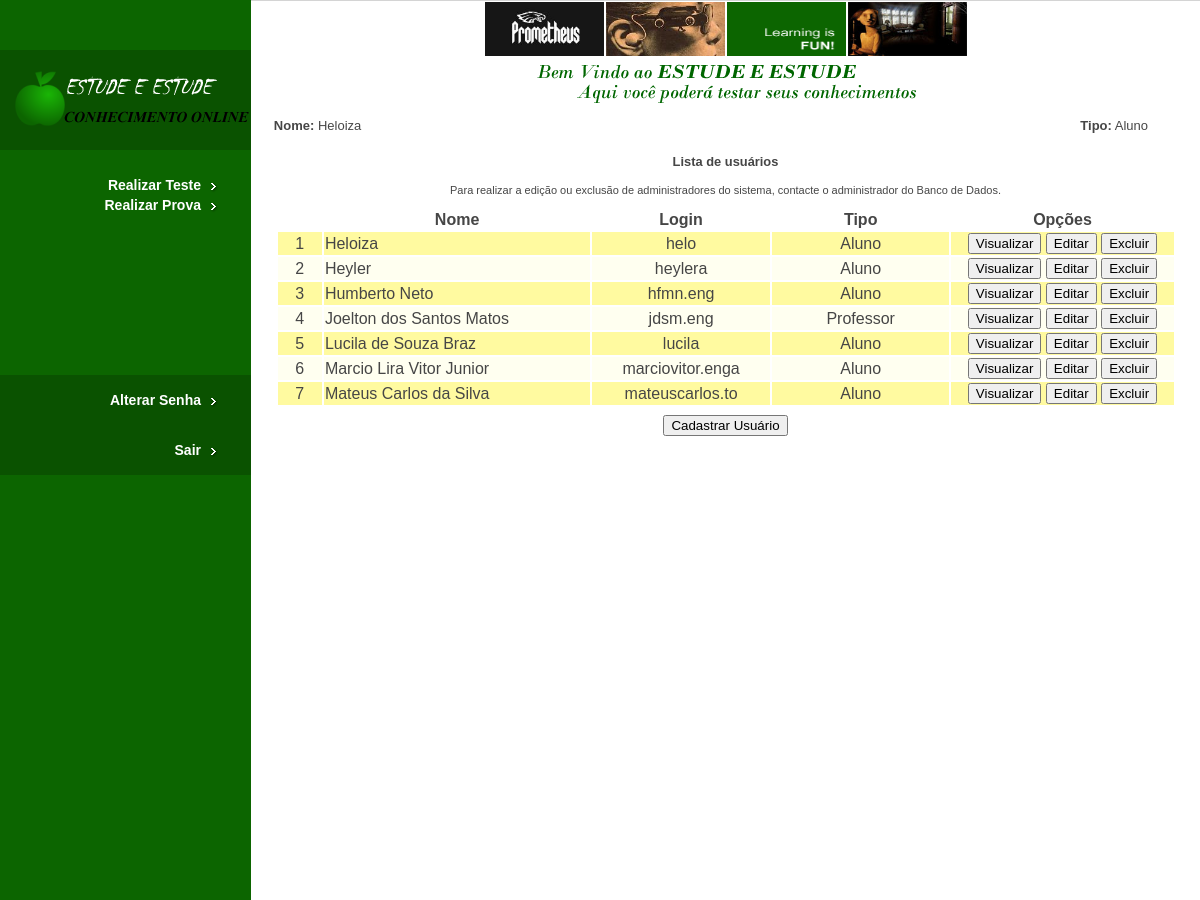
Page /sistema_daniel_joelton/usuario_lista.php (signed in, upper part) on the earlier database version.
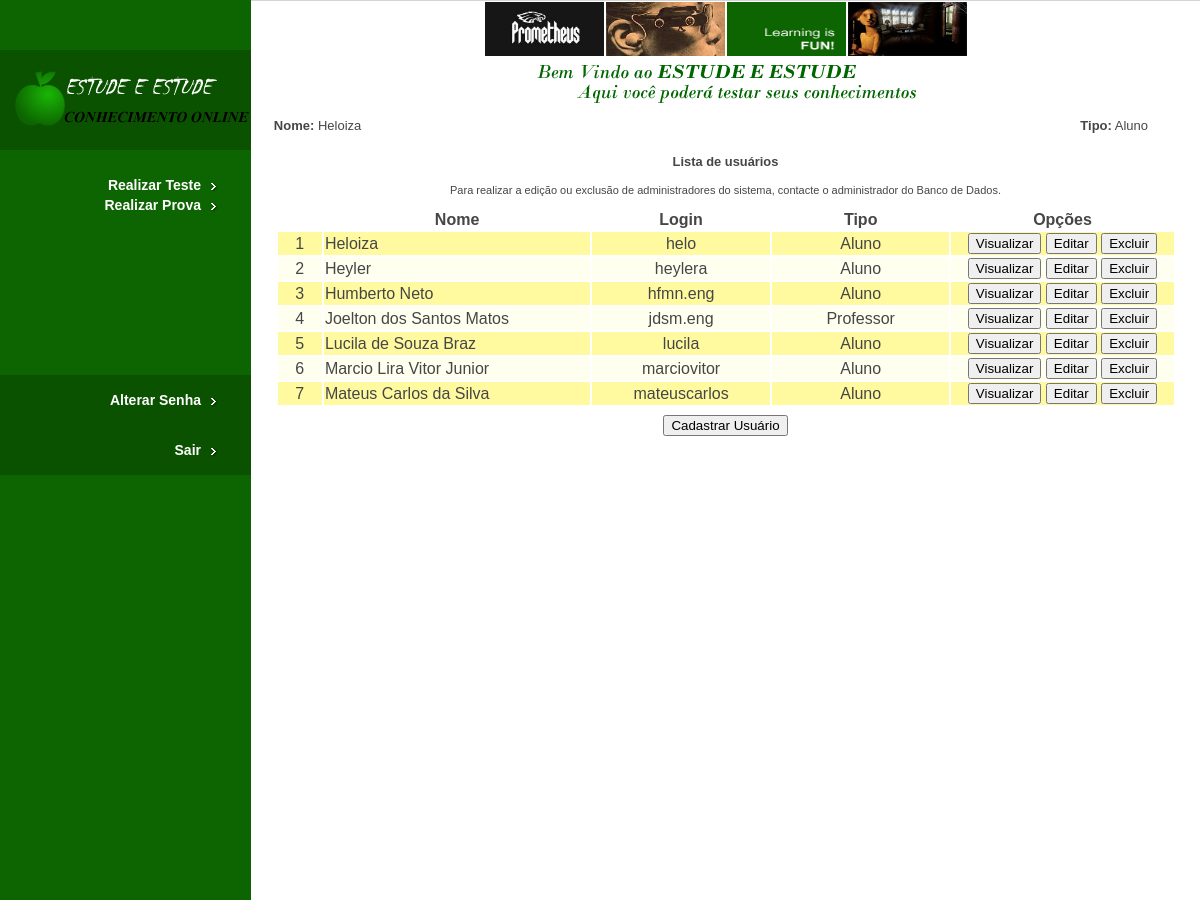
Same page on the later database version.
### tables this page shows
CREATE TABLE IF NOT EXISTS `usuario` (
  `login` varchar(25) NOT NULL,
  `login_administrador` varchar(25) DEFAULT NULL,
  `tipo_usuario` int(1) DEFAULT NULL,
  `senha` varchar(50) NOT NULL,
  `nome` varchar(50) NOT NULL,
  `data_nascimento` date NOT NULL,
  `email` varchar(50) NOT NULL,
  `telefone_ddd` int(2) NOT NULL,
  `telefone` int(8) NOT NULL,
  `celular_1_ddd` int(2) NOT NULL,
  `celular_1` int(8) NOT NULL,
  `celular_2_ddd` int(2) DEFAULT NULL,
  `celular_2` int(8) DEFAULT NULL,
  `end_rua` varchar(50) NOT NULL,
  `end_numero` int(5) DEFAULT NULL,
  `end_cep` int(8) NOT NULL,
  `end_bairro` varchar(50) NOT NULL,
  `end_cidade` varchar(100) NOT NULL,
  `end_estado` varchar(2) NOT NULL,
  `end_complemento` varchar(50) DEFAULT NULL,
  `data_cadastro` date NOT NULL,
  `hora_cadastro` time NOT NULL,
  PRIMARY KEY (`login`),
  UNIQUE KEY `email` (`email`),
  KEY `login_administrador` (`login_administrador`),
  KEY `tipo_usuario` (`tipo_usuario`),
  KEY `end_cidade` (`end_cidade`)
);

### sistema_daniel_joelton/usuario_lista.php (the view, shortened to what this page needs)
<?php
if (isset($_SESSION['logado']) &&($_SESSION['logado'] != 0)){
	?>
<html>
<head>
<link href="css/style.css" rel="stylesheet" type="text/css" />
</head>
<body>
<div id="leftMain"><a href="home.php"><img src="images/logo.png"
	alt="Estude e Estude" border="0" /></a>
<div id="navbar">
<ul>
<?php
echo '<li><a href="teste_questao.php">Realizar Teste</a></li>';
echo '<li><a href="prova_gerar.php">Realizar Prova</a></li>';
?>
</ul>
</div>
<div id="navbarAlt">
<ul>
	<li><a href="senha.php">Alterar Senha</a></li>
</ul>
<ul>
	<li><a href="logout.php">Sair</a></li>
</ul>
</div>
</div>
<div id="mainphotos">
<center><img src="images/picture1.jpg" alt="Photo 1" width="119"
	height="54" /><img src="images/picture2.jpg" alt="Photo 2" width="119"
	height="54" /><img src="images/learning-is-fun.gif"
	alt="Learning is Fun" width="119" height="54" /><img
	src="images/picture3.jpg" alt="Photo 3" width="119" height="54" /></center>
<center><img src="images/welcome.png" alt="Welcome" /></center>
<table align="left" width="900px">
	<tr align="left">
		<td width="2%"></td>
		<td align="left"><font size=2><?php
		echo '<b>Nome:</b> ' . $_SESSION["nome"];
		?></font></td>
		<td align="right"><font size=2><?php
		if($_SESSION['logado'] == 3) $tipo_usuario = 'Aluno';
		echo '<b>Tipo:</b> ' . $tipo_usuario;
		?></font></td>
	</tr>
</table>
<br>
<br>
<center>
<h3>Lista de usuários</h3>
</center>
<center>Para realizar a edição ou exclusão de administradores do
sistema, contacte o administrador do Banco de Dados.</center>
<form name="form1" method="POST" action="usuario_editar.php"><br>
<table border="0" align="center" width="900px">
<?php
$sql = "SELECT login, tipo_usuario, nome FROM usuario WHERE tipo_usuario <> '1' ORDER BY nome";
$tabela = mysql_query($sql);
	?>
	<tr>
		<td width="5%"></td>
		<td width="30%">
		<center><b>Nome</b></center>
		</td>
		<td width="20%">
		<center><b>Login</b></center>
		</td>
		<td width="20%">
		<center><b>Tipo</b></center>
		</td>
		<td width="60%">
		<center><b>Opções</b></center>
		</td>
	</tr>
	<?php
	$color = '#FFFFF';
	$count = 0;
	while($dados = mysql_fetch_row($tabela)){
		$nome = $dados[2];
		$login = $dados[0];
		if($dados[1] == 2) $tipo = "Professor";
		if($dados[1] == 3) $tipo = "Aluno";
		$count++;
		if (strcmp($color,'#FFFFF') != 0)
		{
			$color = '#FFFFF';
		}
		else
		{
			$color = '#FFFAA';
		}
		?>
	<tr bgcolor="<?php echo $color?>">
		<td width="5%" align="center"><?php echo $count?></td>
		<td align="left"><?php echo $nome?></td>
		<td align="center"><?php echo $login?></td>
		<td align="center"><?php echo $tipo?></td>
		<td align="center"><input type="button" value="Visualizar"
			onclick="location.href = 'usuario_visualizar.php?codigo=<?php echo $login?>'">
		<input type="button" value="Editar"
			onclick="location.href = 'usuario_editar.php?codigo=<?php echo $login?>'">
		<input type="button" value="Excluir"
			onclick="location.href = 'usuario_excluir.php?codigo=<?php echo $login?>'">
		</td>
	</tr>
	<?php
	}
	?>
	<tr>
		<td colspan="4" height="5"></td>
	</tr>
	<tr>
		<td colspan="5" align="center"><input type="submit"
			value="Cadastrar Usuário"></td>
	</tr>
</table>
</form>
</div>
</body>
</html>
	<?php
}
else{
	header("Location: login.php");
	exit;
}
?>

### sistema_daniel_joelton/css/style.css (style rules this page uses)
html, body { height:250%; }
body { font-family: Verdana, Arial, Helvetica, sans-serif; font-size: 11px; color: #464646; text-decoration: none; background-color: #FFFFFF; margin:0; padding:0; }
#leftMain { display:block; float:left; width:251px; height:100%; background:#0c6500; padding:50px 0; }
#mainphotos { width:1200px; border-top:1px solid #D4D4D4; }
#mainphotos img { padding:1px; border:0; }
div#navbar { width: 251px; display:block; float:left; padding-top:25px; }
div#navbar ul { margin:0; padding:0; }
div#navbar li { list-style-type:none; display:block; float:right; width:251px; height:20px; background-image: url(../images/bg-nav.gif); background-repeat: no-repeat; text-align:right; }
div#navbar li a { display:block; float:left; width:201px; height:20px; text-decoration: none; margin:0; padding:0; color: #FFFFFF; font-family: Arial, Helvetica, sans-serif; font-size: 14px; font-weight:bold; line-height:20px; padding-right:51px; }
div#navbar li a:link { color: #FFFFFF: }
div#navbarAlt { width: 251px; display:block; float:left; padding-top:160px; }
div#navbarAlt ul { margin:0; padding:0; }
div#navbarAlt li { list-style-type:none; display:block; float:right; width:251px; height:50px; background-image: url(../images/bg-nav-alt.gif); background-repeat: no-repeat; text-align:right; }
div#navbarAlt li a { display:block; float:left; width:201px; height:50px; text-decoration: none; margin:0; padding:0; color: #FFFFFF; font-family: Arial, Helvetica, sans-serif; font-size: 14px; font-weight:bold; line-height:50px; padding-right:51px; }
div#navbarAlt li a:link { color: #FFFFFF: }
#special-box-left p, ul { padding:8px 8px 3px 8px; margin:0; }
#special-box-right p, ul { padding:8px 8px 3px 8px; margin:0; }
h1, h2, h3, h4, h5, h6 { margin: 15px 0; }
ul, ol { margin: 15px 0 0 15px; }
a, a:visited { color:#0c6500; text-decoration:underline; font-weight:bold; }

Differences in the rows shown:
removed usuario: nome "Marcio Lira Vitor Junior", login "marciovitor.enga", tipo_usuario "Aluno"
removed usuario: nome "Mateus Carlos da Silva", login "mateuscarlos.to", tipo_usuario "Aluno"
added usuario: nome "Marcio Lira Vitor Junior", login "marciovitor", tipo_usuario "Aluno"
added usuario: nome "Mateus Carlos da Silva", login "mateuscarlos", tipo_usuario "Aluno"
